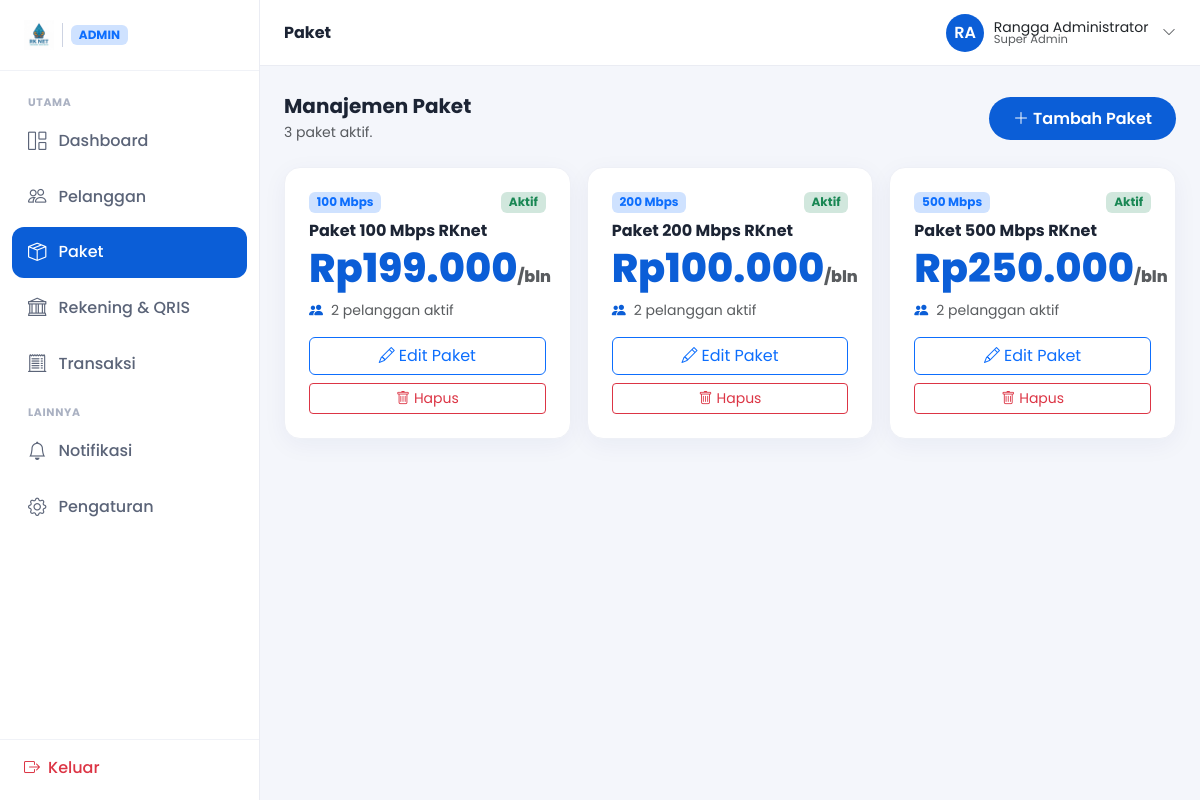
The app's page /admin/paket.php (signed in) with its own data.
### tables this page shows
CREATE TABLE paket (
    id          INT AUTO_INCREMENT PRIMARY KEY,
    nama        VARCHAR(120) NOT NULL,
    kecepatan   VARCHAR(30)  NOT NULL,
    harga       INT          NOT NULL,
    status      VARCHAR(20)  NOT NULL DEFAULT 'aktif'
);

### auth.php (called while the page is built, shortened)
<?php
function idAdminSaatIni(): ?int
{
    return isset($_SESSION['admin_id']) ? (int) $_SESSION['admin_id'] : null;
}

### db.php (called while the page is built, shortened)
<?php
function db(): mysqli
{
    static $db = null;
    if ($db !== null) return $db;
    try {
        $db = new mysqli(DB_HOST, DB_USER, DB_PASS, DB_NAME, DB_PORT);
        $db->set_charset('utf8mb4');
    } catch (mysqli_sql_exception $e) {
        pesanErrorDb('Koneksi database gagal.',
            'Pastikan MySQL berjalan di port ' . DB_PORT . ' dan database <code>' . DB_NAME . '</code> sudah dibuat.');
    }
    return $db;
}
function stmtSiap(string $sql, array $params): mysqli_stmt
{
    $stmt = db()->prepare($sql);
    if ($params) {
        $tipe = '';
        foreach ($params as $p) {
            $tipe .= is_int($p) ? 'i' : (is_float($p) ? 'd' : 's');
        }
        $ref = [$tipe];
        foreach ($params as $i => $v) {
            $ref[] = &$params[$i];
        }
        call_user_func_array([$stmt, 'bind_param'], $ref);
    }
    $stmt->execute();
    return $stmt;
}
function kueri(string $sql, array $params = []): array
{
    return stmtSiap($sql, $params)->get_result()->fetch_all(MYSQLI_ASSOC);
}
function kueriSatu(string $sql, array $params = []): ?array
{
    $baris = stmtSiap($sql, $params)->get_result()->fetch_assoc();
    return $baris ?: null;
}

### admin-config.php (called while the page is built, shortened)
<?php
require_once __DIR__ . '/helpers.php';
require_once __DIR__ . '/db.php';
require_once __DIR__ . '/auth.php';
$admin = kueriSatu("SELECT nama, email, peran FROM admin WHERE id = ?", [idAdminSaatIni()]);
$daftarPaket = kueri(
    "SELECT id, nama, kecepatan, harga, status,
            (SELECT COUNT(*) FROM pelanggan WHERE pelanggan.paket_id = paket.id) AS jumlahPelanggan
     FROM paket ORDER BY id"
);

### helpers.php (called while the page is built)
<?php
if (!function_exists('formatRupiah')) {
    function formatRupiah(int $angka): string
    {
        return 'Rp' . number_format($angka, 0, ',', '.');
    }
}
if (!function_exists('badgeStatus')) {
    function badgeStatus(string $status): array
    {
        return match ($status) {
            'lunas'      => ['kelas' => 'bg-success-subtle text-success',     'label' => 'Telah Dibayar'],
            'menunggu'   => ['kelas' => 'bg-warning-subtle text-warning',     'label' => 'Menunggu Pembayaran'],
            'verifikasi' => ['kelas' => 'bg-info-subtle text-info',           'label' => 'Menunggu Verifikasi'],
            'ditolak'    => ['kelas' => 'bg-danger-subtle text-danger',       'label' => 'Bukti Ditolak'],
            'aktif'      => ['kelas' => 'bg-success-subtle text-success',     'label' => 'Aktif'],
            'nonaktif'   => ['kelas' => 'bg-secondary-subtle text-secondary', 'label' => 'Nonaktif'],
            'terkirim'   => ['kelas' => 'bg-success-subtle text-success',     'label' => 'Terkirim'],
            'draft'      => ['kelas' => 'bg-secondary-subtle text-secondary', 'label' => 'Draft'],
            default      => ['kelas' => 'bg-secondary-subtle text-secondary', 'label' => ucfirst($status)],
        };
    }
}

### admin/paket.php (the view, shortened to what this page needs)
<?php
require __DIR__ . '/../admin-config.php';
$judulHalaman = 'Paket';
?>
<!DOCTYPE html>
<html lang="id">
<?php include __DIR__ . '/partials/shell-head.php'; ?>
<?php include __DIR__ . '/partials/shell-open.php'; ?>
  <div class="d-flex flex-wrap gap-2 align-items-center justify-content-between mb-4">
    <div>
      <h5 class="fw-700 mb-1">Manajemen Paket</h5>
      <p class="text-muted small mb-0"><?= count($daftarPaket) ?> paket aktif.</p>
    </div>
    <button class="btn btn-rk" type="button" data-bs-toggle="modal" data-bs-target="#modalEditPaket"
      data-mode="tambah"><i class="bi bi-plus-lg me-1"></i>Tambah Paket</button>
  </div>
  <div class="row g-3">
    <?php foreach ($daftarPaket as $p): $b = badgeStatus($p['status']); ?>
    <div class="col-md-6 col-xl-4">
      <div class="kartu kartu-pad h-100">
        <div class="d-flex justify-content-between align-items-start mb-2">
          <span class="badge bg-primary-subtle text-primary"><?= htmlspecialchars($p['kecepatan']) ?></span>
          <span class="badge <?= $b['kelas'] ?>"><?= $b['label'] ?></span>
        </div>
        <h6 class="fw-700 mb-1"><?= htmlspecialchars($p['nama']) ?></h6>
        <div class="display-6 fw-800 text-rk mb-2"><?= formatRupiah($p['harga']) ?><small class="fs-6 text-muted fw-400">/bln</small></div>
        <div class="d-flex align-items-center gap-2 text-muted small mb-3">
          <i class="bi bi-people-fill text-rk"></i> <?= number_format($p['jumlahPelanggan'], 0, ',', '.') ?> pelanggan aktif
        </div>
        <button type="button" class="btn btn-outline-primary w-100 btn-edit-paket"
          data-mode="edit"
          data-id="<?= $p['id'] ?>"
          data-nama="<?= htmlspecialchars($p['nama']) ?>"
          data-kecepatan="<?= htmlspecialchars($p['kecepatan']) ?>"
          data-harga="<?= $p['harga'] ?>"
          data-status="<?= htmlspecialchars($p['status']) ?>"
          data-bs-toggle="modal" data-bs-target="#modalEditPaket">
          <i class="bi bi-pencil me-1"></i>Edit Paket
        </button>
        <form method="post" action="aksi-paket.php" class="mt-2" onsubmit="return confirm('Hapus paket ini?')">
          <button type="submit" class="btn btn-outline-danger btn-sm w-100"><i class="bi bi-trash me-1"></i>Hapus</button>
        </form>
      </div>
    </div>
    <?php endforeach; ?>
  </div>
<?php include __DIR__ . '/partials/shell-close.php'; ?>

### admin/partials/topbar.php (shortened to what this page needs)
<?php
$inisial = '';
foreach (explode(' ', trim($admin['nama'])) as $kata) {
    if ($kata !== '') $inisial .= mb_substr($kata, 0, 1);
}
$inisial = mb_strtoupper(mb_substr($inisial, 0, 2));
?>
<header class="portal-topbar">
  <div class="kiri">
    <h6 class="mb-0 fw-700"><?= htmlspecialchars($judulHalaman ?? 'Admin') ?></h6>
  </div>
  <div class="kanan">
    <div class="dropdown">
      <button class="topbar-user btn p-0 border-0 bg-transparent" data-bs-toggle="dropdown" aria-expanded="false">
        <span class="ava"><?= htmlspecialchars($inisial) ?></span>
        <span class="d-none d-sm-flex flex-column text-start lh-1">
          <span class="fw-600 small"><?= htmlspecialchars($admin['nama']) ?></span>
          <span class="text-muted" style="font-size:.72rem"><?= htmlspecialchars($admin['peran']) ?></span>
        </span>
        <i class="bi bi-chevron-down small text-muted ms-1"></i>
      </button>
    </div>
  </div>
</header>

### assets/css/style.css (style rules this page uses)
:root { --rk-blue:#0B5ED7; --rk-blue-dark:#06256E; --rk-blue-soft:#E8F0FE; --rk-cyan:#36C5F0; }
* { scroll-behavior:smooth }
body { font-family:'Poppins',system-ui,sans-serif;color:#1c2434 }
.btn-rk { background:var(--rk-blue);color:#fff;border-radius:50rem;padding:.6rem 1.5rem;font-weight:600;border:0;transition:.2s }
.text-rk { color:var(--rk-blue) }
.fw-700 { font-weight:700 }
.fw-800 { font-weight:800 }

### assets/css/portal.css (style rules this page uses)
body.portal { background:#f4f6fb;font-family:'Poppins',system-ui,sans-serif;color:#1c2434 }
.portal-topbar { background:#fff;border-bottom:1px solid #eaecf3;padding:.85rem 1.5rem; display:flex;align-items:center;justify-content:space-between;position:sticky;top:0;z-index:1020 }
.portal-topbar .kiri { display:flex;align-items:center;gap:.75rem }
.portal-topbar .kanan { display:flex;align-items:center;gap:.5rem }
.topbar-user { display:flex;align-items:center;gap:.6rem;padding:.25rem .35rem .25rem .85rem }
.topbar-user .ava { width:38px;height:38px;border-radius:50%;background:var(--rk-blue);color:#fff;display:flex;align-items:center;justify-content:center;font-weight:600 }
.kartu { background:#fff;border:1px solid #eef0f6;border-radius:1rem;box-shadow:0 6px 24px rgba(6,37,110,.05) }
.kartu-pad { padding:1.5rem }

### records on screen
paket: kecepatan "100 Mbps", status "Aktif", nama "Paket 100 Mbps RKnet", harga "Rp199.000", jumlahPelanggan "2"
paket: kecepatan "200 Mbps", status "Aktif", nama "Paket 200 Mbps RKnet", harga "Rp100.000", jumlahPelanggan "2"
paket: kecepatan "500 Mbps", status "Aktif", nama "Paket 500 Mbps RKnet", harga "Rp250.000", jumlahPelanggan "2"

### other values on screen
$grup "UTAMA"
$menu[0] "Dashboard"
$menu[0] "Pelanggan"
$menu[0] "Paket"
$menu[0] "Rekening & QRIS"
$menu[0] "Transaksi"
$grup "LAINNYA"
$menu[0] "Notifikasi"
$menu[0] "Pengaturan"
$judulHalaman "Paket"
$inisial "RA"
$admin['nama'] "Rangga Administrator"
$admin['peran'] "Super Admin"
count($daftarPaket) "3"
